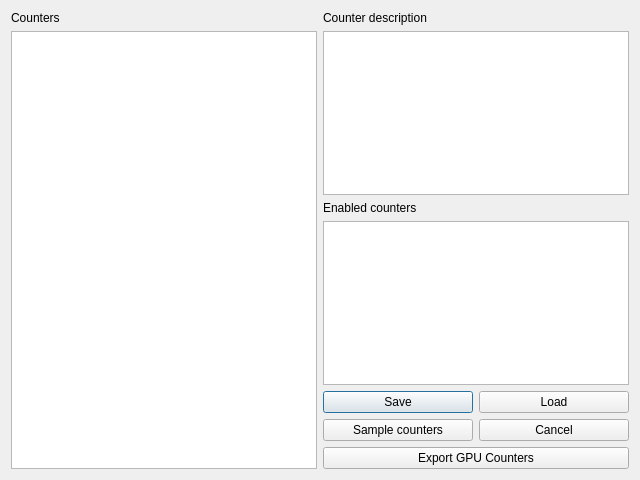
<?xml version="1.0" encoding="UTF-8"?>
<ui version="4.0">
	<class>PerformanceCounterSelection</class>
	<widget class="QDialog" name="PerformanceCounterSelection">
		<property name="geometry">
			<rect>
				<x>0</x>
				<y>0</y>
				<width>640</width>
				<height>480</height>
			</rect>
		</property>
		<property name="windowTitle">
			<string>Performance counter selection</string>
		</property>
		<layout class="QHBoxLayout" name="horizontalLayout">
			<item>
				<layout class="QVBoxLayout" name="verticalLayout_2">
					<item>
						<widget class="QLabel" name="countersLabel">
							<property name="text">
								<string>Counters</string>
							</property>
						</widget>
					</item>
					<item>
						<widget class="RDTreeWidget" name="counterTree">
							<attribute name="headerDefaultSectionSize">
								<number>31</number>
							</attribute>
						</widget>
					</item>
				</layout>
			</item>
			<item>
				<layout class="QVBoxLayout" name="verticalLayout">
					<item>
						<widget class="QLabel" name="counterDescriptionLabel">
							<property name="text">
								<string>Counter description</string>
							</property>
						</widget>
					</item>
					<item>
						<widget class="QTextBrowser" name="counterDescription">
							<property name="openExternalLinks">
								<bool>true</bool>
							</property>
						</widget>
					</item>
					<item>
						<widget class="QLabel" name="enabledCountersLabel">
							<property name="text">
								<string>Enabled counters</string>
							</property>
						</widget>
					</item>
					<item>
						<widget class="QListWidget" name="enabledCounters">
							<property name="sortingEnabled">
								<bool>true</bool>
							</property>
						</widget>
					</item>
					<item>
						<layout class="QGridLayout" name="gridLayout">
							<item row="0" column="0">
								<widget class="QPushButton" name="save">
									<property name="text">
										<string>Save</string>
									</property>
								</widget>
							</item>
							<item row="0" column="1">
								<widget class="QPushButton" name="load">
									<property name="text">
										<string>Load</string>
									</property>
								</widget>
							</item>
							<item row="1" column="0">
								<widget class="QPushButton" name="sampleCounters">
									<property name="text">
										<string>Sample counters</string>
									</property>
								</widget>
							</item>
							<item row="1" column="1">
								<widget class="QPushButton" name="cancel">
									<property name="text">
										<string>Cancel</string>
									</property>
								</widget>
							</item>
							<item row="2" column="0" colspan="2">
								<widget class="QPushButton" name="exportGPUCounters">
									<property name="text">
										<string>Export GPU Counters</string>
									</property>
								</widget>
							</item>
						</layout>
					</item>
				</layout>
			</item>
		</layout>
	</widget>
	<customwidgets>
		<customwidget>
			<class>RDTreeWidget</class>
			<extends>QTreeView</extends>
			<header>Widgets/Extended/RDTreeWidget.h</header>
		</customwidget>
	</customwidgets>
	<resources/>
	<connections/>
</ui>
